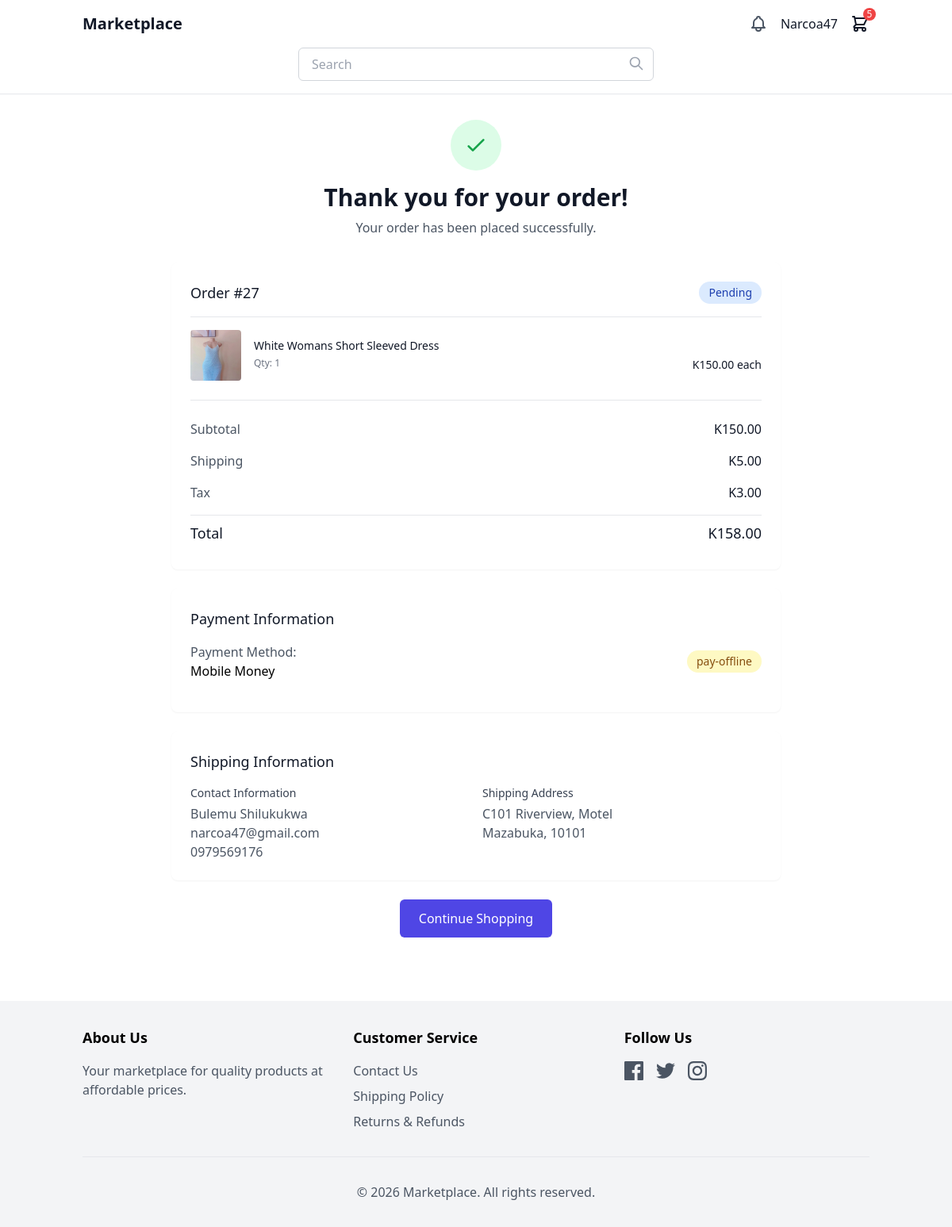
/order/27/confirmation/ (signed in), run on the app's committed database.
### users/models.py (models this page shows, shortened)
class User(AbstractUser):
    is_store_owner = models.BooleanField(default=False)
    is_client = models.BooleanField(default=False)
    groups = models.ManyToManyField(
        'auth.Group',
        verbose_name='groups',
        blank=True,
        help_text='The groups this user belongs to. A user will get all permissions granted to each of their groups.',
        related_name='custom_user_set',  # Unique related_name
        related_query_name='user',
    )
    user_permissions = models.ManyToManyField(
        'auth.Permission',
        verbose_name='user permissions',
        blank=True,
        help_text='Specific permissions for this user.',
        related_name='custom_user_set',  # Unique related_name
        related_query_name='user',
    )

### store/models.py (models this page shows, shortened)
class Cart(models.Model):
    user = models.ForeignKey(User, on_delete=models.CASCADE, null=True, blank=True)
    session_id = models.CharField(max_length=100, null=True, blank=True)
    created_at = models.DateTimeField(auto_now_add=True)
    updated_at = models.DateTimeField(auto_now=True)
    @property
    def item_count(self):
        return sum(item.quantity for item in self.items.all())

class CartItem(models.Model):
    cart = models.ForeignKey(Cart, on_delete=models.CASCADE, related_name='items')
    product = models.ForeignKey(Product, on_delete=models.CASCADE)
    variant = models.ForeignKey(ProductVariant, on_delete=models.CASCADE, null=True, blank=True)
    quantity = models.PositiveIntegerField(default=1)

class Order(models.Model):
    STATUS_CHOICES = (
        ('pending', 'Pending'),
        ('processing', 'Processing'),
        ('shipped', 'Shipped'),
        ('delivered', 'Delivered'),
        ('cancelled', 'Cancelled'),
    )
    PAYMENT_STATUS_CHOICES = (
        ('pending', 'Pending'),
        ('processing', 'Processing'),
        ('completed', 'Completed'),
        ('failed', 'Failed'),
        ('refunded', 'Refunded'),
    )
    PAYMENT_METHOD_CHOICES = (
        ('mobile_money', 'Mobile Money'),
        ('card', 'Credit/Debit Card'),
        ('cash', 'Cash on Delivery'),
    )
    user = models.ForeignKey(User, on_delete=models.CASCADE, related_name='orders')
    store = models.ForeignKey('Store', on_delete=models.CASCADE, null=True, blank=True)
    first_name = models.CharField(max_length=100)
    last_name = models.CharField(max_length=100)
    email = models.EmailField()
    address = models.CharField(max_length=250)
    city = models.CharField(max_length=100)
    postal_code = models.CharField(max_length=20)
    phone = models.CharField(max_length=20)
    created = models.DateTimeField(auto_now_add=True)
    updated = models.DateTimeField(auto_now=True)
    status = models.CharField(max_length=20, choices=STATUS_CHOICES, default='pending')
    subtotal = models.DecimalField(max_digits=10, decimal_places=2)
    shipping = models.DecimalField(max_digits=10, decimal_places=2)
    tax = models.DecimalField(max_digits=10, decimal_places=2)
    total = models.DecimalField(max_digits=10, decimal_places=2)
    payment_method = models.CharField(max_length=20, choices=PAYMENT_METHOD_CHOICES, default='mobile_money')
    payment_status = models.CharField(max_length=20, choices=PAYMENT_STATUS_CHOICES, default='pending')
    payment_reference = models.CharField(max_length=100, blank=True, null=True)
    payment_details = models.JSONField(blank=True, null=True)
    delivered_at = models.DateTimeField(null=True, blank=True)  # Timestamp when the order is delivered
    payment_confirmed = models.BooleanField(default=False)  # Whether payment is confirmed
    transaction_id = models.CharField(max_length=100, unique=True, blank=True, null=True)  # Unique transaction ID
    class Meta:
        ordering = ['-created']

class OrderItem(models.Model):
    order = models.ForeignKey(Order, on_delete=models.CASCADE, related_name='items')
    product = models.ForeignKey(Product, on_delete=models.CASCADE)
    variant_info = models.CharField(max_length=100, blank=True)
    price = models.DecimalField(max_digits=10, decimal_places=2)
    quantity = models.PositiveIntegerField(default=1)

class Product(models.Model):
    name = models.CharField(max_length=200)
    slug = models.SlugField(unique=True)
    category = models.ForeignKey(Category, on_delete=models.CASCADE, related_name='products')
    store = models.ForeignKey(Store, on_delete=models.CASCADE, related_name='products')  # Link to Store
    description = models.TextField(blank=True)
    price = models.DecimalField(max_digits=10, decimal_places=2)
    image = models.ImageField(upload_to='products/')
    stock = models.PositiveIntegerField(default=1)
    available = models.BooleanField(default=True)
    created = models.DateTimeField(auto_now_add=True)
    updated = models.DateTimeField(auto_now=True)
    class Meta:
        ordering = ['-created']

### store/views.py (the view)
# urls.py: path('order/<int:order_id>/confirmation/', views.order_confirmation, name='order_confirmation'),
@login_required
def order_confirmation(request, order_id):
    order = get_object_or_404(Order, id=order_id, user=request.user)
    return render(request, 'order_confirmation.html', {'order': order})

### store/context_processors.py (called while the page is built)
def cart_processor(request):
    cart = get_or_create_cart(request)
    return {'cart': cart}

### store/views.py (called while the page is built, shortened)
def get_or_create_cart(request):
    if request.user.is_authenticated:
        cart = Cart.objects.filter(user=request.user).first()
        if cart:
            return cart

### theme/templates/order_confirmation.html (shortened to what this page needs)
{% extends 'base.html' %}
{% load custom_filters %}
{% block content %}
<div class="max-w-3xl mx-auto">
    <div class="text-center mb-8">
        <div class="inline-flex items-center justify-center w-16 h-16 bg-green-100 rounded-full mb-4">
            <svg xmlns="http://www.w3.org/2000/svg" class="h-8 w-8 text-green-600" fill="none" viewBox="0 0 24 24" stroke="currentColor">
                <path stroke-linecap="round" stroke-linejoin="round" stroke-width="2" d="M5 13l4 4L19 7" />
            </svg>
        </div>
        <h1 class="text-3xl font-bold text-gray-900">Thank you for your order!</h1>
        <p class="text-gray-600 mt-2">Your order has been placed successfully.</p>
    </div>
    <div class="bg-white rounded-lg shadow-sm p-6 mb-6">
        <div class="flex justify-between items-center mb-4">
            <h2 class="text-lg font-medium text-gray-900">Order #{{ order.id }}</h2>
            <span class="px-3 py-1 bg-blue-100 text-blue-800 rounded-full text-sm font-medium">{{ order.get_status_display }}</span>
        </div>
        <div class="border-t border-gray-200 pt-4">
            <div class="space-y-4">
                {% for item in order.items.all %}
                <div class="flex items-center">
                    <div class="flex-shrink-0 w-16 h-16">
                        {% if item.product.image %}
                        <img src="{{ item.product.image.url }}" alt="{{ item.product.name }}" class="w-full h-full object-cover rounded">
                        {% else %}
                        <img src="https://flowbite.s3.amazonaws.com/docs/gallery/square/image-{{ forloop.counter0|default:0|mod:12 }}.jpg" alt="{{ item.product.name }}" class="w-full h-full object-cover rounded">
                        {% endif %}
                    </div>
                    <div class="ml-4 flex-1">
                        <h3 class="text-sm font-medium text-gray-900">{{ item.product.name }}</h3>
                        <div class="flex justify-between mt-1">
                            <span class="text-xs text-gray-500">Qty: {{ item.quantity }}</span>
                            <span class="text-sm font-medium text-gray-900">K{{ item.price }} each</span>
                        </div>
                    </div>
                </div>
                {% endfor %}
            </div>
        </div>
        <div class="border-t border-gray-200 mt-6 pt-4">
            <div class="flex justify-between py-2">
                <span class="text-gray-600">Subtotal</span>
                <span class="text-gray-900 font-medium">K{{ order.subtotal }}</span>
            </div>
            <div class="flex justify-between py-2">
                <span class="text-gray-600">Shipping</span>
                <span class="text-gray-900 font-medium">K{{ order.shipping }}</span>
            </div>
            <div class="flex justify-between py-2">
                <span class="text-gray-600">Tax</span>
                <span class="text-gray-900 font-medium">K{{ order.tax }}</span>
            </div>
            <div class="flex justify-between py-2 border-t border-gray-200 mt-2">
                <span class="text-lg font-medium text-gray-900">Total</span>
                <span class="text-lg font-medium text-gray-900">K{{ order.total }}</span>
            </div>
        </div>
    </div>
    <div class="bg-white rounded-lg shadow-sm p-6 mb-6">
        <h2 class="text-lg font-medium text-gray-900 mb-4">Payment Information</h2>
        <div class="flex justify-between items-center mb-4">
            <div>
                <p class="text-gray-600">Payment Method:</p>
                <p class="font-medium">{{ order.get_payment_method_display }}</p>
            </div>
            <span class="px-3 py-1
                {% if order.payment_status == 'completed' %}
                    bg-green-100 text-green-800
                {% elif order.payment_status == 'failed' %}
                    bg-red-100 text-red-800
                {% else %}
                    bg-yellow-100 text-yellow-800
                {% endif %}
                rounded-full text-sm font-medium">
                {{ order.get_payment_status_display }}
            </span>
        </div>
    </div>
    <div class="bg-white rounded-lg shadow-sm p-6 mb-6">
        <h2 class="text-lg font-medium text-gray-900 mb-4">Shipping Information</h2>
        <div class="grid grid-cols-1 md:grid-cols-2 gap-4">
            <div>
                <h3 class="text-sm font-medium text-gray-700">Contact Information</h3>
                <p class="text-gray-600 mt-1">{{ order.first_name }} {{ order.last_name }}</p>
                <p class="text-gray-600">{{ order.email }}</p>
                <p class="text-gray-600">{{ order.phone }}</p>
            </div>
            <div>
                <h3 class="text-sm font-medium text-gray-700">Shipping Address</h3>
                <p class="text-gray-600 mt-1">{{ order.address }}</p>
                <p class="text-gray-600">{{ order.city }}, {{ order.postal_code }}</p>
            </div>
        </div>
    </div>
    <div class="text-center">
        <a href="{% url 'home' %}" class="inline-block bg-indigo-600 text-white px-6 py-3 rounded-md font-medium hover:bg-indigo-700">Continue Shopping</a>
    </div>
</div>
{% endblock %}

### theme/templates/base.html (shortened to what this page needs)
<!DOCTYPE html>
<html lang="en">
<head>
    <script src="https://cdn.tailwindcss.com"></script>
</head>
<body class="min-h-screen bg-white">
    <header class="border-b border-gray-200">
        <div class="container mx-auto px-4 py-4">
            <div class="flex flex-col md:flex-row items-center justify-between space-y-4 md:space-y-0">
                <a href="{% url 'home' %}" class="text-xl font-bold text-gray-900">Marketplace</a>
                <div class="flex items-center space-x-4">
                    <a href="#" class="text-gray-600">
                    </a>
                    {% if user.is_authenticated %}
                        <div class="relative group">
                            <button class="text-gray-900 font-medium">{{ user.username }}</button>
                        </div>
                    {% else %}
                        <a href="{% url 'signup' %}" class="text-gray-900 font-medium">Sign Up</a>
                        <a href="{% url 'login' %}" class="text-gray-900 font-medium">Login</a>
                    {% endif %}
                    <a href="{% url 'cart' %}" class="text-gray-900 relative">
                        {% if cart.item_count > 0 %}
                            <span class="absolute -top-2 -right-2 bg-red-500 text-white rounded-full w-4 h-4 flex items-center justify-center text-xs">
                                {{ cart.item_count }}
                            </span>
                        {% endif %}
                    </a>
                </div>
            </div>
            <div class="mt-4 w-full md:max-w-md mx-auto">
                <form action="{% url 'search_products' %}" method="get" class="relative">
                    <input type="text" name="q" placeholder="Search" class="w-full px-4 py-2 border border-gray-300 rounded-md focus:outline-none focus:ring-2 focus:ring-gray-200">
                    <button type="submit" class="absolute right-3 top-2.5">
                        <svg xmlns="http://www.w3.org/2000/svg" class="h-5 w-5 text-gray-400" fill="none" viewBox="0 0 24 24" stroke="currentColor">
                            <path stroke-linecap="round" stroke-linejoin="round" stroke-width="2" d="M21 21l-6-6m2-5a7 7 0 11-14 0 7 7 0 0114 0z" />
                        </svg>
                    </button>
                </form>
            </div>
        </div>
    </header>
    <main class="container mx-auto px-4 py-8">
        {% block content %}{% endblock %}
    </main>
    <footer class="bg-gray-100 py-8 mt-12">
        <div class="container mx-auto px-4">
            <div class="grid grid-cols-1 md:grid-cols-3 gap-8">
                <div>
                    <h3 class="text-lg font-semibold mb-4">About Us</h3>
                    <p class="text-gray-600">Your marketplace for quality products at affordable prices.</p>
                </div>
                <div>
                    <h3 class="text-lg font-semibold mb-4">Customer Service</h3>
                    <ul class="space-y-2">
                        <li><a href="#" class="text-gray-600 hover:text-gray-900">Contact Us</a></li>
                        <li><a href="#" class="text-gray-600 hover:text-gray-900">Shipping Policy</a></li>
                        <li><a href="#" class="text-gray-600 hover:text-gray-900">Returns & Refunds</a></li>
                    </ul>
                </div>
                <div>
                    <h3 class="text-lg font-semibold mb-4">Follow Us</h3>
                    <div class="flex space-x-4">
                        <a href="#" class="text-gray-600 hover:text-gray-900">
                        </a>
                        <a href="#" class="text-gray-600 hover:text-gray-900">
                        </a>
                        <a href="#" class="text-gray-600 hover:text-gray-900">
                        </a>
                    </div>
                </div>
            </div>
            <div class="mt-8 pt-8 border-t border-gray-200 text-center">
                <p class="text-gray-600">&copy; 2026 Marketplace. All rights reserved.</p>
            </div>
        </div>
    </footer>
</body>
</html>

### data on the page
User: username "Narcoa47"
Cart: item_count "5"
Order: id "27", status "Pending", subtotal "150.00", shipping "5.00", tax "3.00", total "158.00", payment_method "Mobile Money", payment_status "pay-offline", first_name "Bulemu", last_name "Shilukukwa", email "narcoa47@gmail.com", phone "0979569176", address "C101 Riverview, Motel", city "Mazabuka", postal_code "10101"
OrderItem: product.image (picture), product.name "White Womans Short Sleeved Dress", quantity "1", price "150.00"
